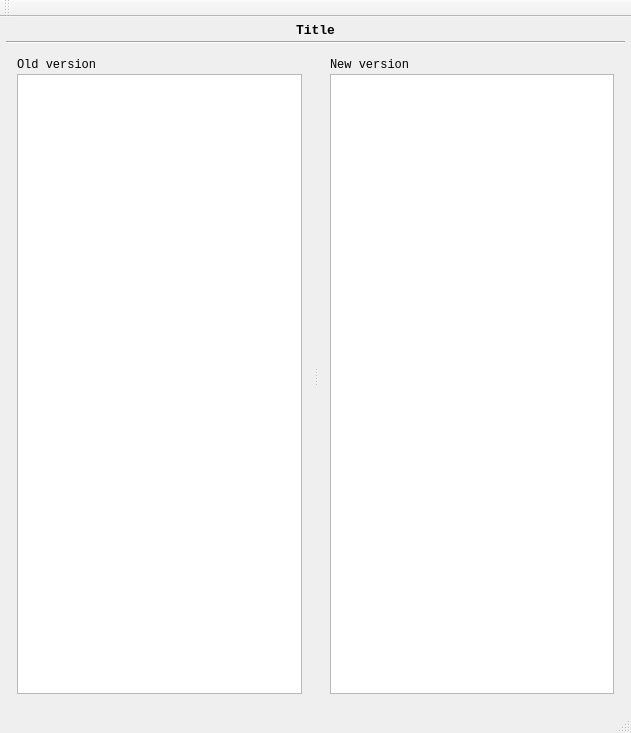
<?xml version="1.0" encoding="UTF-8"?>
<ui version="4.0">
 <class>ZSDiff</class>
 <widget class="QMainWindow" name="ZSDiff">
  <property name="geometry">
   <rect>
    <x>0</x>
    <y>0</y>
    <width>631</width>
    <height>733</height>
   </rect>
  </property>
  <property name="windowTitle">
   <string>Zograscope::GDiff</string>
  </property>
  <widget class="QWidget" name="centralWidget">
   <property name="sizePolicy">
    <sizepolicy hsizetype="Maximum" vsizetype="Maximum">
     <horstretch>0</horstretch>
     <verstretch>0</verstretch>
    </sizepolicy>
   </property>
   <property name="font">
    <font>
     <family>Liberation Mono</family>
    </font>
   </property>
   <layout class="QGridLayout" name="gridLayout">
    <property name="leftMargin">
     <number>6</number>
    </property>
    <property name="topMargin">
     <number>6</number>
    </property>
    <property name="rightMargin">
     <number>6</number>
    </property>
    <property name="bottomMargin">
     <number>6</number>
    </property>
    <item row="0" column="0">
     <widget class="QStackedWidget" name="stackedWidget">
      <property name="currentIndex">
       <number>0</number>
      </property>
      <widget class="QWidget" name="page">
       <layout class="QGridLayout" name="gridLayout_2">
        <property name="leftMargin">
         <number>0</number>
        </property>
        <property name="topMargin">
         <number>0</number>
        </property>
        <property name="rightMargin">
         <number>0</number>
        </property>
        <property name="bottomMargin">
         <number>0</number>
        </property>
        <property name="verticalSpacing">
         <number>3</number>
        </property>
        <item row="0" column="0">
         <widget class="QLabel" name="title">
          <property name="sizePolicy">
           <sizepolicy hsizetype="Preferred" vsizetype="Fixed">
            <horstretch>0</horstretch>
            <verstretch>0</verstretch>
           </sizepolicy>
          </property>
          <property name="font">
           <font>
            <family>Sans Serif</family>
            <pointsize>10</pointsize>
            <weight>75</weight>
            <bold>true</bold>
           </font>
          </property>
          <property name="autoFillBackground">
           <bool>false</bool>
          </property>
          <property name="styleSheet">
           <string notr="true"/>
          </property>
          <property name="frameShape">
           <enum>QFrame::NoFrame</enum>
          </property>
          <property name="text">
           <string>Title</string>
          </property>
          <property name="alignment">
           <set>Qt::AlignCenter</set>
          </property>
         </widget>
        </item>
        <item row="2" column="0">
         <widget class="QSplitter" name="splitter">
          <property name="orientation">
           <enum>Qt::Horizontal</enum>
          </property>
          <property name="handleWidth">
           <number>6</number>
          </property>
          <widget class="QWidget" name="verticalLayoutWidget">
           <layout class="QVBoxLayout" name="oldLayout">
            <property name="spacing">
             <number>2</number>
            </property>
            <item>
             <widget class="QLabel" name="oldLabel">
              <property name="text">
               <string>Old version</string>
              </property>
             </widget>
            </item>
            <item>
             <widget class="CodeView" name="oldCode">
              <property name="undoRedoEnabled">
               <bool>false</bool>
              </property>
              <property name="lineWrapMode">
               <enum>QPlainTextEdit::NoWrap</enum>
              </property>
              <property name="textInteractionFlags">
               <set>Qt::TextEditorInteraction</set>
              </property>
             </widget>
            </item>
           </layout>
          </widget>
          <widget class="QWidget" name="verticalLayoutWidget_2">
           <layout class="QVBoxLayout" name="newLayout">
            <property name="spacing">
             <number>2</number>
            </property>
            <item>
             <widget class="QLabel" name="newLabel">
              <property name="text">
               <string>New version</string>
              </property>
             </widget>
            </item>
            <item>
             <widget class="CodeView" name="newCode">
              <property name="undoRedoEnabled">
               <bool>false</bool>
              </property>
              <property name="lineWrapMode">
               <enum>QPlainTextEdit::NoWrap</enum>
              </property>
             </widget>
            </item>
           </layout>
          </widget>
         </widget>
        </item>
        <item row="1" column="0">
         <widget class="Line" name="line">
          <property name="autoFillBackground">
           <bool>false</bool>
          </property>
          <property name="lineWidth">
           <number>1</number>
          </property>
          <property name="orientation">
           <enum>Qt::Horizontal</enum>
          </property>
         </widget>
        </item>
       </layout>
      </widget>
      <widget class="QWidget" name="page_2">
       <layout class="QGridLayout" name="gridLayout_3">
        <property name="leftMargin">
         <number>0</number>
        </property>
        <property name="topMargin">
         <number>0</number>
        </property>
        <property name="rightMargin">
         <number>0</number>
        </property>
        <property name="bottomMargin">
         <number>0</number>
        </property>
        <item row="0" column="0">
         <widget class="QTextBrowser" name="helpTextBrowser">
          <property name="html">
           <string>&lt;!DOCTYPE HTML PUBLIC &quot;-//W3C//DTD HTML 4.0//EN&quot; &quot;http://www.w3.org/TR/REC-html40/strict.dtd&quot;&gt;
&lt;html&gt;&lt;head&gt;&lt;meta name=&quot;qrichtext&quot; content=&quot;1&quot; /&gt;&lt;style type=&quot;text/css&quot;&gt;
p, li { white-space: pre-wrap; }
&lt;/style&gt;&lt;/head&gt;&lt;body style=&quot; font-family:'Liberation Mono'; font-size:9pt; font-weight:400; font-style:normal;&quot;&gt;
&lt;p style=&quot;-qt-paragraph-type:empty; margin-top:0px; margin-bottom:0px; margin-left:0px; margin-right:0px; -qt-block-indent:0; text-indent:0px;&quot;&gt;&lt;br /&gt;&lt;/p&gt;&lt;/body&gt;&lt;/html&gt;</string>
          </property>
         </widget>
        </item>
       </layout>
      </widget>
     </widget>
    </item>
   </layout>
  </widget>
  <widget class="QMenuBar" name="menuBar">
   <property name="geometry">
    <rect>
     <x>0</x>
     <y>0</y>
     <width>631</width>
     <height>19</height>
    </rect>
   </property>
  </widget>
  <widget class="QToolBar" name="mainToolBar">
   <property name="floatable">
    <bool>false</bool>
   </property>
   <attribute name="toolBarArea">
    <enum>TopToolBarArea</enum>
   </attribute>
   <attribute name="toolBarBreak">
    <bool>false</bool>
   </attribute>
  </widget>
  <widget class="QStatusBar" name="statusBar"/>
 </widget>
 <layoutdefault spacing="6" margin="11"/>
 <customwidgets>
  <customwidget>
   <class>CodeView</class>
   <extends>QPlainTextEdit</extends>
   <header>CodeView.hpp</header>
  </customwidget>
 </customwidgets>
 <resources/>
 <connections/>
</ui>
